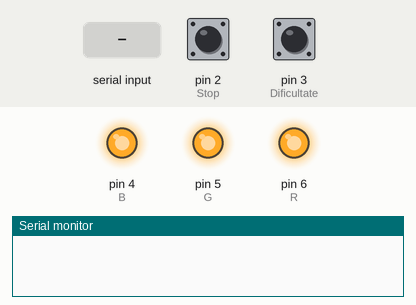
This sketch was run on a simulated Arduino Uno, built with avr-gcc and run on an emulated ATmega328P. On the bench: output pins drawn as LEDs (lit = HIGH), the last lines printed to the serial monitor. Dashed ring = blinking. The inputs (shaded band) are chosen by the test bench; at power-on: pin 2 (Stop) HIGH, pin 3 (Dificultate) HIGH. Random numbers use the default seed unless the sketch sets one.

Above: at 1.2 s.
1.3 s: pin 2 (Stop) pulled LOW for 0.15 s
At 2.7 s:
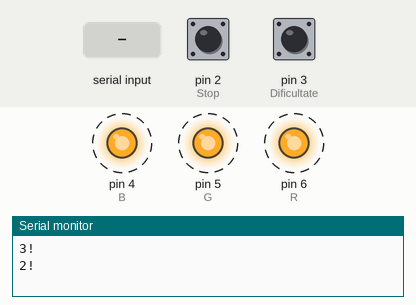
4.4 s: "1\n" received over Serial
At 4.8 s:
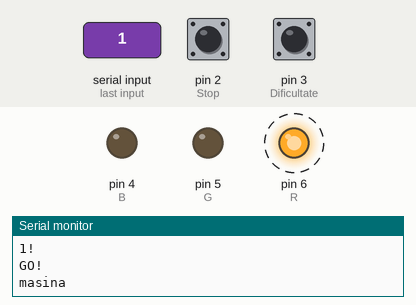
6.4 s: pin 2 (Stop) pulled LOW for 1 s
8.9 s: pin 3 (Dificultate) pulled LOW for 0.15 s
10.5 s: pin 3 (Dificultate) pulled LOW for 1 s
13.0 s: pin 2 (Stop) driven LOW and pin 3 (Dificultate) driven LOW
At 14.4 s:
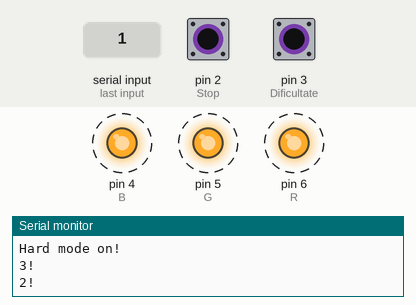
Timing chart, 0 to 17.0 s (numbered marks = the images above; inputs shaded):
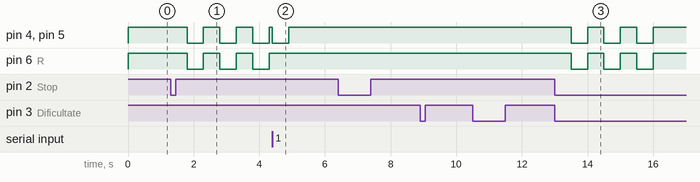

The sketch:

main.ino
```cpp
#include <Arduino.h>

#define R 6
#define G 5
#define B 4

#define Stop 2
#define Dificultate 3

volatile bool ok = false;
String text;
String cuvant;

String cuvinteOriginal[] = {
  "mar", "floare", "pian", "zebra", "masina",
  "soare", "castel", "timp", "camp", "cafea",
  "pahar", "zbor", "caiet", "plaja", "copac",
  "apa", "munte", "culoare", "cuvant", "ploaie"
};
String cuvinte[20];
int numarCuvinte = sizeof(cuvinte)/sizeof(cuvinte[0]);


volatile int k = 0;

unsigned long timpJoc;
int modJoc = 500;

void setup() {
  pinMode(R, OUTPUT);
  pinMode(G, OUTPUT);
  pinMode(B, OUTPUT);

  digitalWrite(R, HIGH);
  digitalWrite(G, HIGH);
  digitalWrite(B, HIGH);

  pinMode(Stop, INPUT_PULLUP);
  pinMode(Dificultate, INPUT_PULLUP);

  attachInterrupt(digitalPinToInterrupt(Dificultate), schimbaDificultate, FALLING);
  attachInterrupt(digitalPinToInterrupt(Stop), apasareButon, FALLING);

  Serial.begin(9600);
  randomSeed(analogRead(0));
  resetCuvinte();
}

void apasareButon() {
  ok = !ok;
}

void schimbaDificultate() {
  if (ok==false){
  k++;

  switch (k % 3 + 1) {
    case 1:
      Serial.println("Easy mode on!");
      modJoc=500;
      break;
    case 2:
      Serial.println("Medium mode on!");
      modJoc=300;
      break;
    case 3:
      Serial.println("Hard mode on!");
      modJoc=100;
      break;
  }
  }

}

void citire(){
  if (Serial.available() > 0) {
    text = Serial.readStringUntil('\n');
    text.trim();

    if(text == cuvant){
      digitalWrite(R,LOW);
      digitalWrite(B,LOW);
      digitalWrite(G,HIGH);
      delay(modJoc);
    }
    else{
      digitalWrite(B,LOW);
      digitalWrite(G,LOW);
      digitalWrite(R,HIGH);
      delay(modJoc);

      afiseazaCuvantAleator();
    }

    digitalWrite(R, HIGH);
    digitalWrite(G, HIGH);
    digitalWrite(B, HIGH);

  }
}

void resetCuvinte() {
  numarCuvinte = sizeof(cuvinteOriginal) / sizeof(cuvinteOriginal[0]);
  for (int i = 0; i < numarCuvinte; i++) {
    cuvinte[i] = cuvinteOriginal[i];
  }
}

void afiseazaCuvantAleator() {
  if (numarCuvinte > 0) {
    int indexAleator = random(numarCuvinte);

    cuvant=cuvinte[indexAleator];
    Serial.println(cuvant);

    cuvinte[indexAleator] = cuvinte[numarCuvinte - 1];
    numarCuvinte--;
  }
}

void Start(){
  for(int i=3; i>0; i--){
    if(i!=0){
      Serial.print(i);
      Serial.println("!");
    }

    digitalWrite(R, HIGH);
    digitalWrite(G, HIGH);
    digitalWrite(B, HIGH);
    delay(500);
    digitalWrite(R, LOW);
    digitalWrite(G, LOW);
    digitalWrite(B, LOW);
    delay(500);
    digitalWrite(R, HIGH);
    digitalWrite(G, HIGH);
    digitalWrite(B, HIGH);
  }
  Serial.println("GO!");
}

void loop() {

 if (ok) {
    Start(); // Pornim secvența de start
    afiseazaCuvantAleator(); // Afișăm primul cuvânt aleatoriu
    timpJoc=millis();

    while (ok && numarCuvinte > 0 && (millis() - timpJoc)<=30000) {  // Atâta timp cât sunt cuvinte rămase și ok este true
      citire(); // Citim textul introdus de utilizator

      if(text == cuvant){
        afiseazaCuvantAleator();
      }
      text = "*";
    }
    ok = false; // Oprește jocul după ce toate cuvintele au fost afișate
    numarCuvinte = sizeof(cuvinte) / sizeof(cuvinte[0]);
    resetCuvinte();

    Serial.println("Jocul s-a terminat");
  }


}
```

Measured:
- after the input at 1.3 s, pin 4 (B), pin 5 (G), pin 6 (R): alternates HIGH for 0.50 s and LOW for 0.50 s, starting after 0.50 s
- after the input at 4.4 s, pin 4 (B), pin 5 (G): HIGH → LOW at once, → HIGH 0.50 s later
- after the input at 13.0 s, pin 4 (B), pin 5 (G), pin 6 (R): alternates HIGH for 0.50 s and LOW for 0.50 s, starting after 0.50 s
